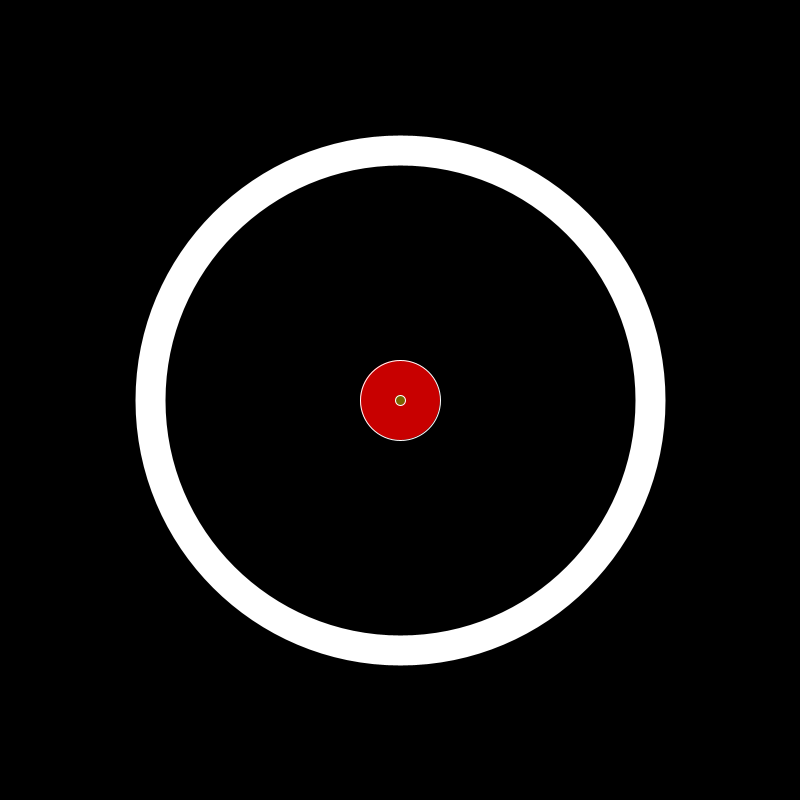
Frame 1 (no input)
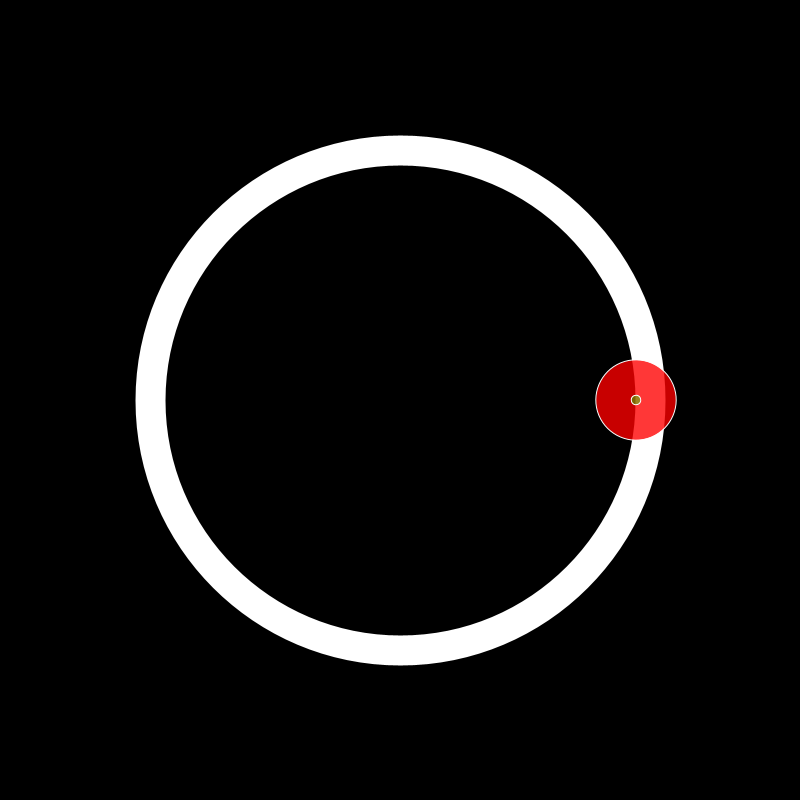
Frame 60 (the mouse pressed at the canvas centre just before this capture)
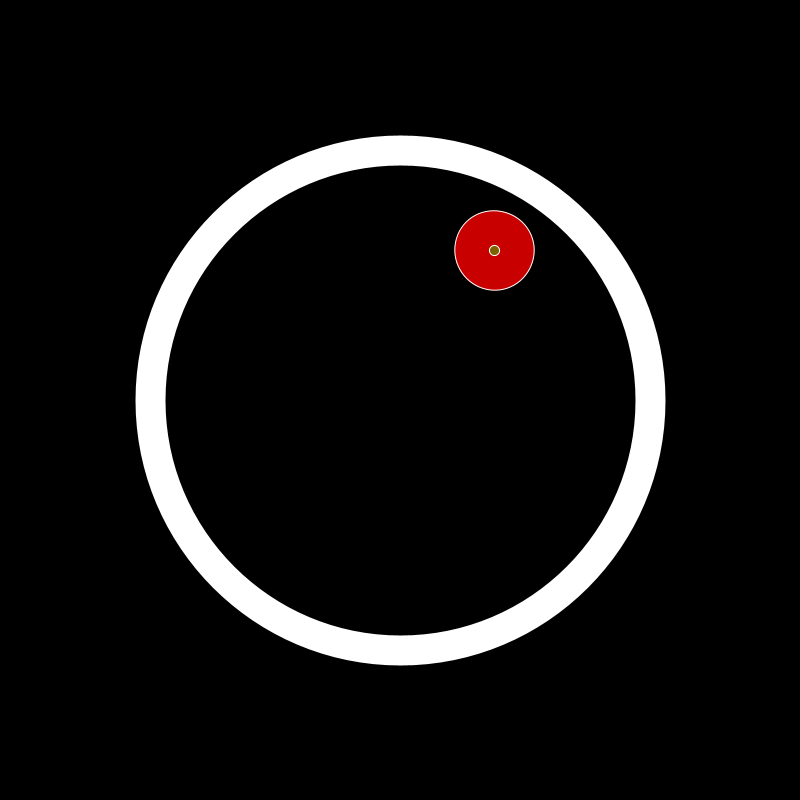
Frame 120 (the mouse held since frame 60 and released just before this capture)

The Processing sketch that drew these frames (run headless with seeded random() and noise(); from frame 60 on, the mouse is pressed at the canvas centre):

// Processing sketch: Circuit_Wars
// ── Circuit_Wars.pde
PRobot robot;

void setup() {
  size(800, 800);
  robot = new PRobot(width/2, height/2);
}

void draw() {
  background(0);
  strokeWeight(30);
  stroke(255);
  noFill();
  ellipse(width/2,height/2,500,500);
  loadPixels();  
  int loc = int(robot.pos.x) + int(robot.pos.y) * width;
  color c =pixels[loc];
  robot.sense(c);
  strokeWeight(1);
  robot.drawBot();
  robot.move();
}
// ── PRobot.pde
class PRobot {
  float v=4;
  float dir=0;
  PVector pos;

  PRobot(float x, float y) {
    this.pos = new PVector(x, y);
  }

  void move() {
    float vx= cos(dir)*v;
    float vy= sin(dir)*v;
    pos.add(vx, vy, 0);
  }

  void sense(color c) {
    if (c==-1) {
      dir-=random(HALF_PI-1,HALF_PI+1);
    }
  }

  void drawBot() {
    pushMatrix();
    translate(pos.x, pos.y);
    rotate(dir);
    fill(255, 0, 0, 200);
    ellipse(0, 0, 80, 80);
    fill(0, 255, 0, 100);
    ellipse(0, 0, 10, 10);
    popMatrix();
  }
}
